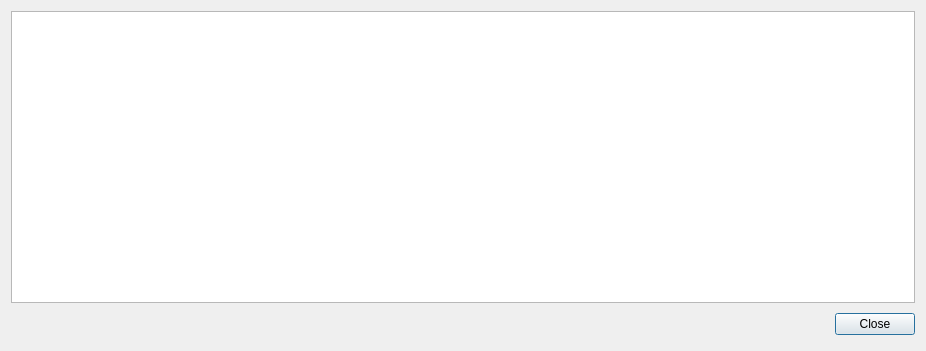
<?xml version="1.0" encoding="UTF-8"?>
<ui version="4.0">
 <class>StadiumView</class>
 <widget class="QDialog" name="StadiumView">
  <property name="geometry">
   <rect>
    <x>0</x>
    <y>0</y>
    <width>926</width>
    <height>351</height>
   </rect>
  </property>
  <property name="windowTitle">
   <string>View Stadiums</string>
  </property>
  <property name="modal">
   <bool>true</bool>
  </property>
  <layout class="QVBoxLayout" name="verticalLayout">
   <item>
    <widget class="QTableView" name="stadiumTable">
     <property name="sizePolicy">
      <sizepolicy hsizetype="Expanding" vsizetype="Expanding">
       <horstretch>0</horstretch>
       <verstretch>0</verstretch>
      </sizepolicy>
     </property>
     <property name="minimumSize">
      <size>
       <width>0</width>
       <height>0</height>
      </size>
     </property>
     <property name="horizontalScrollBarPolicy">
      <enum>Qt::ScrollBarAsNeeded</enum>
     </property>
     <property name="sizeAdjustPolicy">
      <enum>QAbstractScrollArea::AdjustIgnored</enum>
     </property>
     <property name="editTriggers">
      <set>QAbstractItemView::NoEditTriggers</set>
     </property>
     <property name="selectionMode">
      <enum>QAbstractItemView::NoSelection</enum>
     </property>
     <property name="selectionBehavior">
      <enum>QAbstractItemView::SelectRows</enum>
     </property>
     <property name="sortingEnabled">
      <bool>true</bool>
     </property>
     <property name="cornerButtonEnabled">
      <bool>false</bool>
     </property>
     <attribute name="horizontalHeaderDefaultSectionSize">
      <number>100</number>
     </attribute>
     <attribute name="horizontalHeaderHighlightSections">
      <bool>false</bool>
     </attribute>
     <attribute name="horizontalHeaderStretchLastSection">
      <bool>true</bool>
     </attribute>
     <attribute name="verticalHeaderVisible">
      <bool>false</bool>
     </attribute>
     <attribute name="verticalHeaderHighlightSections">
      <bool>false</bool>
     </attribute>
    </widget>
   </item>
   <item>
    <widget class="QDialogButtonBox" name="buttons">
     <property name="sizePolicy">
      <sizepolicy hsizetype="Expanding" vsizetype="Fixed">
       <horstretch>0</horstretch>
       <verstretch>0</verstretch>
      </sizepolicy>
     </property>
     <property name="minimumSize">
      <size>
       <width>0</width>
       <height>31</height>
      </size>
     </property>
     <property name="standardButtons">
      <set>QDialogButtonBox::Close</set>
     </property>
    </widget>
   </item>
  </layout>
 </widget>
 <layoutdefault spacing="6" margin="11"/>
 <resources/>
 <connections/>
</ui>
